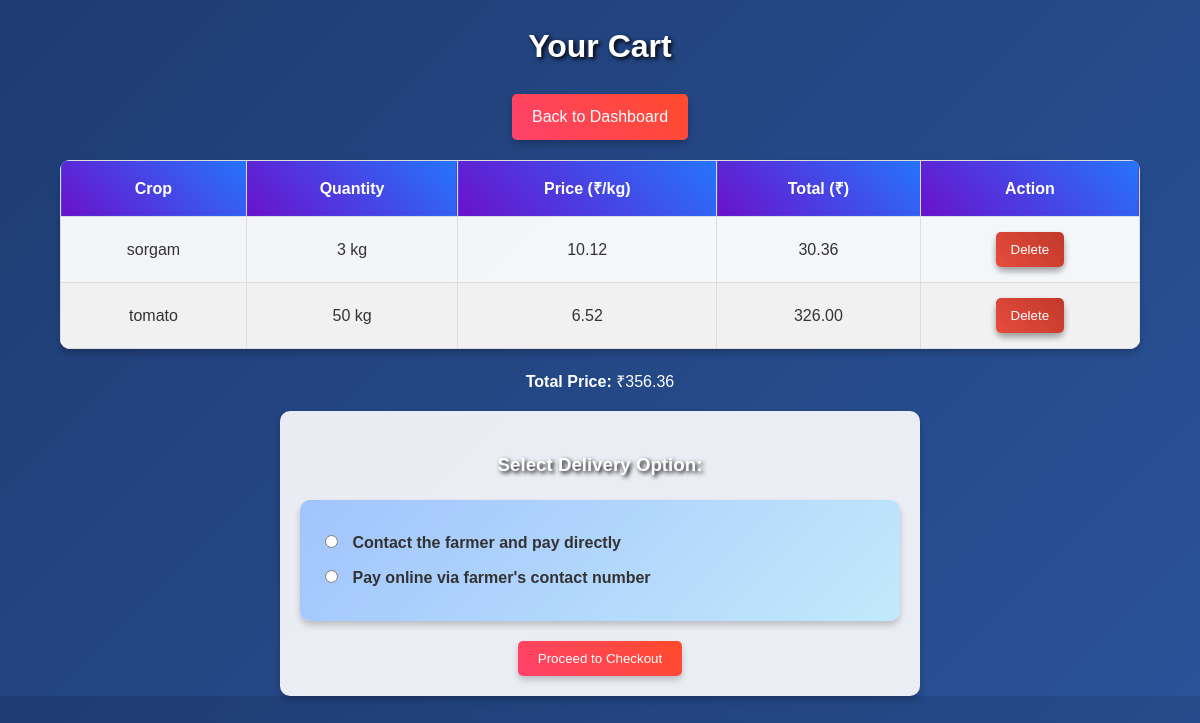
/cart/ (signed in), run on the app's committed database.
### core/models.py (models this page shows, shortened)
class CartItem(models.Model):
    cart = models.ForeignKey(Cart, related_name='items', on_delete=models.CASCADE)
    crop = models.ForeignKey(Crop, on_delete=models.CASCADE)
    quantity_requested = models.PositiveIntegerField()
    total_price = models.FloatField()

class Crop(models.Model):
    farmer_name = models.CharField(max_length=100)
    contact_number = models.CharField(max_length=15)
    state = models.CharField(max_length=50)
    city = models.CharField(max_length=50, default='Unknown')
    crop_name = models.CharField(max_length=100)
    quantity_to_sell = models.IntegerField()
    seeds_cost = models.DecimalField(max_digits=10, decimal_places=2)
    fertilizer_cost = models.DecimalField(max_digits=10, decimal_places=2)
    pesticide_cost = models.DecimalField(max_digits=10, decimal_places=2)
    machinery_cost = models.DecimalField(max_digits=10, decimal_places=2)
    labor_cost = models.DecimalField(max_digits=10, decimal_places=2)
    msp = models.DecimalField(max_digits=10, decimal_places=2)
    price_per_kg = models.DecimalField(max_digits=10, decimal_places=2, null=True, blank=True)  # Add this
    available_quantity = models.IntegerField(default=0)  # New field for tracking quantity available after sales

### core/views.py (the view)
# urls.py: path('cart/', views.view_cart, name='cart'),
@login_required
def view_cart(request):
    print("view_cart function executed")  # For debugging
    try:
        cart = Cart.objects.get(customer=request.user, is_checked_out=False)
        cart_items = CartItem.objects.filter(cart=cart)
        total_price = sum(item.total_price for item in cart_items)  # Compute total price
    except Cart.DoesNotExist:
        cart_items = []
        total_price = 0
    return render(request, 'core/cart.html', {
        'cart_items': cart_items,
        'total_price': total_price
    })

### core/templates/core/cart.html (shortened to what this page needs)
{% load i18n %}
<!DOCTYPE html>
<html>
<head>
</head>
<body>
    <h1>Your Cart</h1>
    <p style="text-align: center;">
        <a href="{% url 'customer_dashboard' %}">{% trans 'Back to Dashboard' %}</a>
    </p>
    {% if cart_items %}
        <table>
            <thead>
                <tr>
                    <th>{% trans 'Crop' %}</th>
                    <th>{% trans 'Quantity' %}</th>
                    <th>{% trans 'Price (₹/kg)' %}</th>
                    <th>{% trans 'Total (₹)' %}</th>
                    <th>{% trans 'Action' %}</th>
                </tr>
            </thead>
            <tbody>
                {% for item in cart_items %}
                <tr>
                    <td>{{ item.crop.crop_name }}</td>
                    <td>{{ item.quantity_requested }} kg</td>
                    <td>{{ item.crop.price_per_kg|floatformat:2 }}</td>
                    <td>{{ item.total_price|floatformat:2 }}</td>
                    <td>
                        <form method="POST" action="{% url 'delete_from_cart' item.id %}" style="display: inline-block; margin: 0; padding: 0; border: none;">
                            <button type="submit" class="delete-button">{% trans 'Delete' %}</button>
                        </form>
                    </td>
                </tr>
                {% endfor %}
            </tbody>
        </table>
        <p style="text-align: center;"><strong>{% trans 'Total Price' %}:</strong> ₹{{ total_price|floatformat:2 }}</p>
        <form method="POST" action="{% url 'checkout' %}" onsubmit="return validateForm()">
            <h3 style="text-align: center;">{% trans 'Select Delivery Option:' %}</h3>
            <div style="margin: 20px auto; padding: 20px; background: linear-gradient(135deg, #a1c4fd, #c2e9fb); border-radius: 10px; box-shadow: 0 4px 6px rgba(0, 0, 0, 0.2);">
                <label>
                    <input type="radio" name="delivery_option" value="direct_contact"
                        onclick="showMessage(this)"
                        data-message="{% trans 'Please contact the farmer directly to complete the purchase.' %}">
                    {% trans 'Contact the farmer and pay directly' %}
                </label>
                <label>
                    <input type="radio" name="delivery_option" value="online_payment"
                        onclick="showMessage(this)"
                        data-message="{% trans 'You have selected online payment. Proceed to checkout to complete the payment.' %}">
                    {% trans 'Pay online via farmer\'s contact number' %}
                </label>
            </div>
            <div style="text-align: center;">
                <button type="submit">{% trans 'Proceed to Checkout' %}</button>
            </div>
        </form>
    {% else %}
        <p style="text-align: center;">{% trans 'Your cart is empty.' %}</p>
    {% endif %}
</body>
</html>

### core/templates/core/cart.html (style rules this page uses)
body { font-family: Arial, sans-serif; margin: 0; padding: 0; color: #ffffff; background: linear-gradient(135deg, #1e3c72, #2a5298); line-height: 1.6; overflow-x: hidden; }
h1, h3 { color: #ffffff; text-align: center; text-shadow: 2px 2px 4px #000000; animation: fadeIn 2s ease-in; }
a { display: inline-block; padding: 10px 20px; background: linear-gradient(45deg, #ff416c, #ff4b2b); color: white; text-decoration: none; border-radius: 5px; text-align: center; box-shadow: 0 4px 6px rgba(0, 0, 0, 0.2); transition: transform 0.3s, box-shadow 0.3s; }
table { width: 90%; margin: 20px auto; border-collapse: collapse; background-color: rgba(255, 255, 255, 0.95); border-radius: 10px; overflow: hidden; box-shadow: 0 4px 6px rgba(0, 0, 0, 0.2); animation: slideIn 1s ease-out; }
th, td { padding: 15px; border: 1px solid #ddd; text-align: center; color: #333; }
th { background: linear-gradient(45deg, #6a11cb, #2575fc); color: #fff; }
tr:nth-child(even) { background-color: rgba(240, 240, 240, 0.8); }
button { padding: 10px 20px; background: linear-gradient(45deg, #ff416c, #ff4b2b); color: white; border: none; border-radius: 5px; cursor: pointer; box-shadow: 0 4px 6px rgba(0, 0, 0, 0.2); transition: transform 0.3s; }
.delete-button { padding: 10px 15px; background: linear-gradient(45deg, #e74c3c, #c0392b); color: #ffffff; border: none; border-radius: 5px; cursor: pointer; box-shadow: 0 4px 6px rgba(0, 0, 0, 0.2); }
form { max-width: 600px; margin: auto; text-align: left; background-color: rgba(255, 255, 255, 0.9); padding: 20px; border-radius: 10px; box-shadow: 0 4px 6px rgba(0, 0, 0, 0.2); animation: zoomIn 1s ease; }
label { display: block; margin: 10px 0; color: #333; font-weight: bold; }
input[type="radio"] { margin-right: 10px; }

### data on the page
CartItem: crop.crop_name "sorgam", quantity_requested "3", crop.price_per_kg "10.12", total_price "30.36"
CartItem: crop.crop_name "tomato", quantity_requested "50", crop.price_per_kg "6.52", total_price "326.00"

### other printed values
{{ total_price|floatformat:2 }} "356.36"
